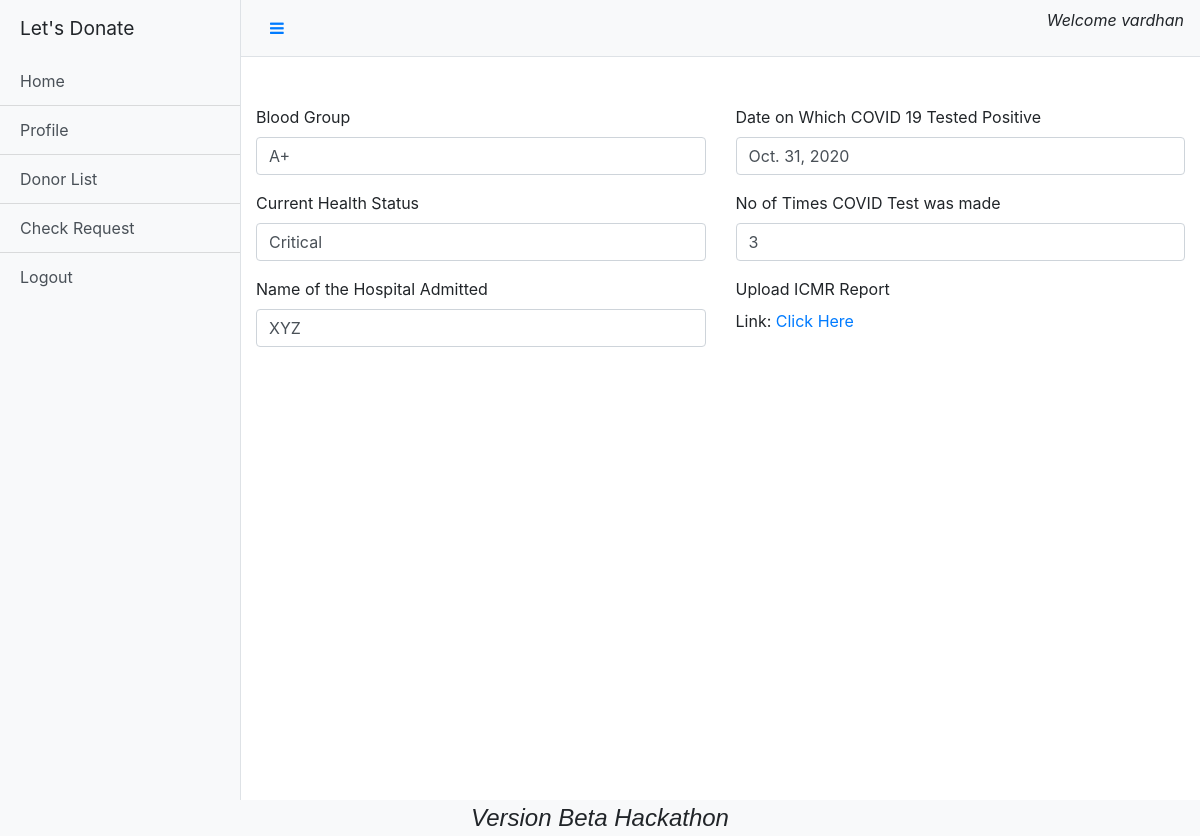
Screenshot of /profile (signed in) with the database file from the repository.
### base/models.py (models this page shows)
class User(AbstractUser):
    phone = models.BigIntegerField(null=True,blank=True)
    choices = (('Donor','Donor'),('Receiver','Receiver'))
    user_type = models.CharField(choices=choices,max_length=8,null=True,blank=True)
    verification_status = models.BooleanField(default=False)
    place = models.CharField(max_length=50,blank=True,null=True)

class Profile(models.Model):
    person = models.ForeignKey(User,on_delete=models.CASCADE)
    blood_group = models.CharField(max_length=5,choices=(('O+','O+'),('O-','O-'),('A+','A+'),('A-','A-'),('B+','B+'),('B-','B-'),('AB+','AB+'),('AB-','AB-')))
    positive_date = models.DateField()
    negative_date = models.DateField(blank=True,null=True)
    vaccinated = models.CharField(max_length=5,blank=True,null=True,choices=(("Yes","Yes"),("No","No")))
    current_health_status=models.CharField(max_length=10,blank=True,null=True,choices=(("Normal","Normal"),("Average","Average"),("Critical","Critical")))
    no_of_times_tested = models.IntegerField(default=1)
    reports = models.FileField(upload_to='docs/')
    hospital_name = models.CharField(max_length=200)

### base/views.py (the view, shortened to what this page needs)
# urls.py: path('profile',views.profile,name="profile"),
def profile(request):
    if request.user.is_authenticated is False:
        storage = messages.get_messages(request)
        storage.used = True
        messages.info(request,'Login to Continue')
        return redirect('/')
    obj = None
    try:
        obj = Profile.objects.get(person=request.user)
    except:
        obj = None
    if obj is not None:
        return render(request,'saved_profile.html',{'obj':obj})
    else:
        return render(request,'profile.html')

### templates/saved_profile.html (shortened to what this page needs)
{%extends 'dashboard.html'%}
{%block content%}
<br><br>
<form action="/profile" method="POST" enctype="multipart/form-data">
    <div class="form-group row">
        <div class="col-sm">
            <label for="bgroup">Blood Group</label>
            <input type="text" name="bgroup" class="form-control" value="{{obj.blood_group}}">
        </div>
        <div class="col-sm">
            <label for="cad">Date on Which COVID 19 Tested Positive</label>
            <input type="text" id="cad" name="positive_date" class="form-control" value="{{obj.positive_date}}">
        </div>
    </div>
    {%if request.user.user_type == "Donor"%}
    <div class="form-group row">
        <div class="col-sm">
            <label for="cad">Date on Which COVID 19 Tested Negative</label>
            <input type="text" id="cad" name="negative_date" class="form-control" value="{{obj.negative_date}}">
        </div>
        <div class="col-sm">
            <label for="vac">Vaccinated</label>
            <input type="text" id="vac" name="vaccinated" class="form-control" value="{{obj.vaccinated}}">
        </div>
    </div>
    {%else%}
    <div class="form-group row">
        <div class="col-sm">
            <label for="chs">Current Health Status</label>
            <input type="text" id="chs" name="current_health_status" class="form-control" value="{{obj.current_health_status}}">
        </div>
        <div class="col-sm">
            <label for="diagnosedCount">No of Times COVID Test was made</label>
            <input type="number" class="form-control" id="diagnosedCount" name="no_of_times_tested" value="{{obj.no_of_times_tested}}">
        </div>
    </div>
    {%endif%}
    <div class="form-group row">
        <div class="col-sm">
            <label for="hospital">Name of the Hospital Admitted</label>
            <input type="text" name="hospital_name" id="hospital" class="form-control" placeholder="Hospital Name" value="{{obj.hospital_name}}">
        </div>
        <div class="col-sm">
            <label for="icmrReport">Upload ICMR Report</label><br>
            Link: <a href="{{obj.reports.url}}" target="_blank">Click Here</a>
        </div>
    </div>
</form>
{%endblock%}

### templates/dashboard.html (shortened to what this page needs)
{%load static%}
<!DOCTYPE html>
<html lang="en">
<head>
    <link rel="stylesheet" href="https://stackpath.bootstrapcdn.com/bootstrap/4.5.2/css/bootstrap.min.css">
    <link rel="stylesheet" href="https://cdnjs.cloudflare.com/ajax/libs/font-awesome/4.7.0/css/font-awesome.min.css">
    <link rel="stylesheet" href="{% static 'css/dashboard.css'%}">
    <link rel="stylesheet" href="{% static 'css/home.css' %}">
</head>
<body>
<div class="d-flex" id="wrapper">
    <div class="bg-light border-right" id="sidebar-wrapper">
      <div class="sidebar-heading">Let's Donate</div>
      <div class="list-group list-group-flush">
        <a href="#" class="list-group-item list-group-item-action bg-light">Home</a>
        <a href="/profile" class="list-group-item list-group-item-action bg-light">Profile</a>
        {%if request.user.user_type == "Donor"%}
        <a href="/display" class="list-group-item list-group-item-action bg-light">Receiver List</a>
        {%else%}
        <a href="/display" class="list-group-item list-group-item-action bg-light">Donor List</a>
        {%endif%}
        <a href="/displayContact" class="list-group-item list-group-item-action bg-light">Check Request</a>
        <a href="/logout" class="list-group-item list-group-item-action bg-light">Logout</a>
      </div>
    </div>
    <div id="page-content-wrapper">
      <nav class="navbar navbar-expand-lg navbar-light bg-light border-bottom">
        <button class="btn btn-link" id="menu-toggle"><i class="fa fa-bars" aria-hidden="true"></i></button>
        <p class="justify-content-end ml-auto" style="font-style: oblique;">Welcome {{request.user.username}}</p>
      </nav>
      <div class="container-fluid">
        {%block content%}
        {%endblock%}
      </div>
    </div>
  </div>
  <div class="footer obq bg-light text">
    Version Beta Hackathon
  </div>
</body>
</html>

### static/css/dashboard.css (style rules this page uses)
#wrapper { overflow-x: hidden; }
#sidebar-wrapper { min-height: 100vh; margin-left: -15rem; -webkit-transition: margin .25s ease-out; -moz-transition: margin .25s ease-out; -o-transition: margin .25s ease-out; transition: margin .25s ease-out; }
.footer { left: 0; bottom: 0; width: 100%; text-align: center; }
#sidebar-wrapper .sidebar-heading { padding: 0.875rem 1.25rem; font-size: 1.2rem; }
#sidebar-wrapper .list-group { width: 15rem; }
#page-content-wrapper { min-width: 100vw; }
@media (min-width: 768px) { #sidebar-wrapper { margin-left: 0; } }
@media (min-width: 768px) { #page-content-wrapper { min-width: 0; width: 100%; } }
.obq { font-style: oblique; font-size: 1.5em; text-align:center; }

### static/css/home.css (style rules this page uses)
.text { font-family: "Comic Sans MS", sans-serif; }
.footer { text-align: center; }

### rows the page displays
User: user.username "vardhan"
Profile: bgroup "A+", positive_date "Oct. 31, 2020", current_health_status "Critical", no_of_times_tested "3", hospital_name "XYZ"
